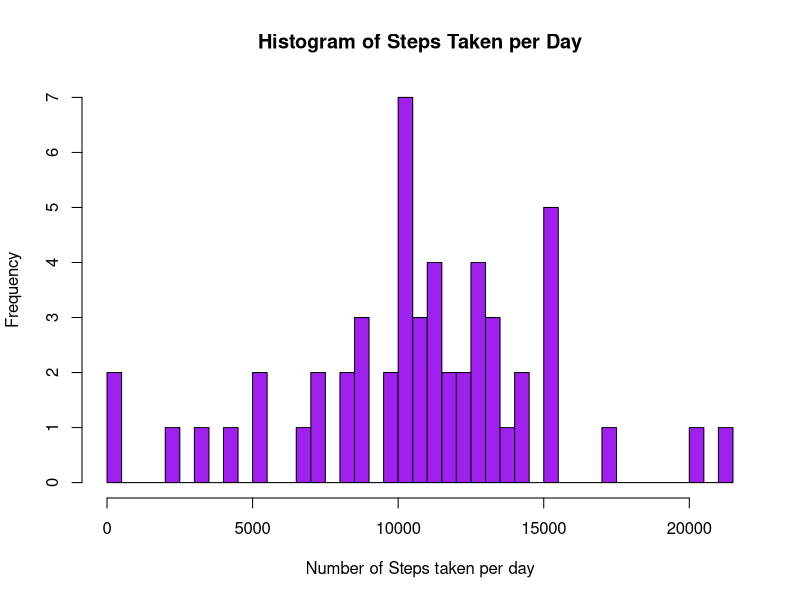
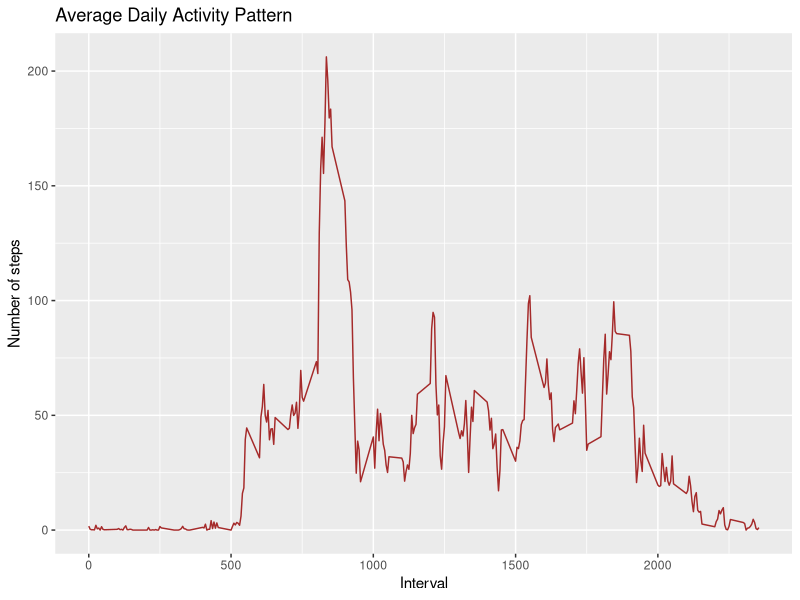
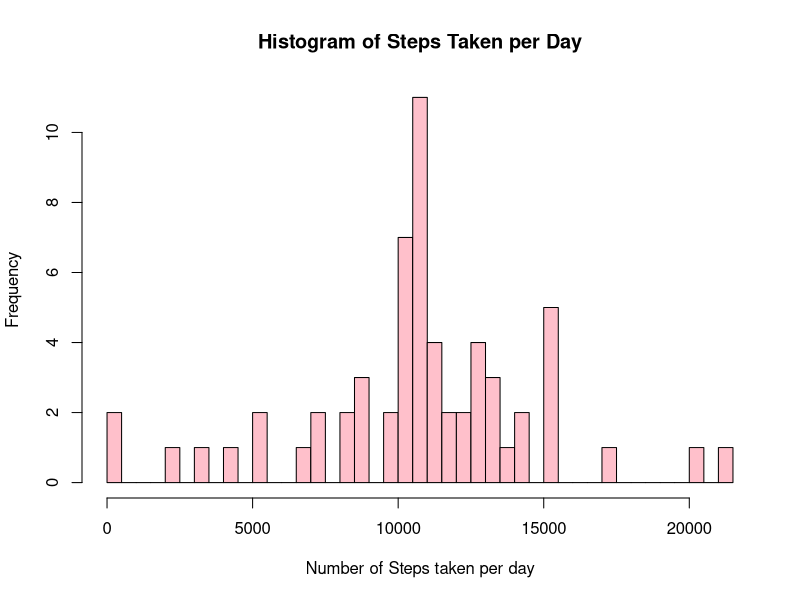
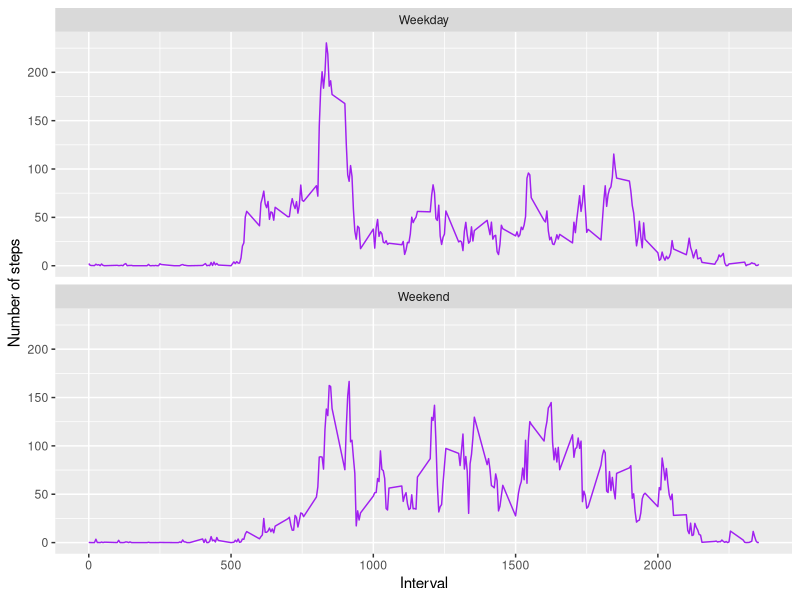

Recreate these plots in R, in order.
## ---- chunk 1
getwd()
setwd("~/datasciencecoursera/datasciencecoursera/Reproducible_Research/RepData_PeerAssessment1")
## ---- chunk 2
activity <- read.csv("activity.csv", header=TRUE, sep=",")
## ---- chunk 3
str(activity)
activity$date <- as.Date(as.character(activity$date), "%d/%m/%Y")
summary(activity)
head(activity)
## ---- chunk 4
range(activity$date)
library(ggplot2)
## ---- chunk 5
steps_per_day <- aggregate(steps ~ date, activity, sum)
hist(steps_per_day$steps, breaks = 50, main="Histogram of Steps Taken per Day", xlab="Number of Steps taken per day", col="purple")
## ---- chunk 6
MeanSteps <- mean(steps_per_day$steps, na.rm=TRUE)
MeanSteps
MedianSteps <- median(steps_per_day$steps, na.rm=TRUE)
MedianSteps
## ---- chunk 7
IntervalSteps <- aggregate(steps~interval, activity, mean)
ggplot(IntervalSteps, aes(x=interval, y=steps)) + geom_line(color="brown", size=.5) + labs(title="Average Daily Activity Pattern", x="Interval", y="Number of steps")
MaxS <- IntervalSteps$interval[which.max(IntervalSteps$steps)]
MaxS
## ---- chunk 8
missing_data <- sum(is.na(activity))
missing_data
## ---- chunk 9
activity_nona <- activity
nonas <-is.na(activity_nona$steps)
avg_interval <- tapply(activity_nona$steps, activity_nona$interval, mean, na.rm=TRUE, simplify=TRUE)
activity_nona$steps[nonas] <- avg_interval[as.character(activity_nona$interval[nonas])]
## ---- chunk 10
steps_per_day_nonas <- aggregate(steps ~ date, activity_nona, sum)
hist(steps_per_day_nonas$steps, breaks = 50, main="Histogram of Steps Taken per Day", xlab="Number of Steps taken per day", col="pink")
MeanStepsnonas<- mean(steps_per_day_nonas$steps)
MeanStepsnonas
MedianStepsnonas<- median(steps_per_day_nonas$steps)
MedianStepsnonas
## ---- chunk 11
activity_nona$days <- weekdays(activity_nona$date)
for(i in 1:length(activity_nona$days)) 
  {if(activity_nona$days[i] %in% c("Saturday", "Sunday")) activity_nona$days[i] = "Weekend"
 else activity_nona$days[i] = "Weekday" }
activity_nona$days <- as.factor(activity_nona$days)
## ---- chunk 12
avgsteps <- aggregate(steps ~ interval + days, data = activity_nona, mean)
ggplot(avgsteps, aes(x = interval, y = steps)) + geom_line(color = "purple")+ labs(x = "Interval", y = "Number of steps")  + facet_wrap( ~ days, nrow=2, ncol=1)
